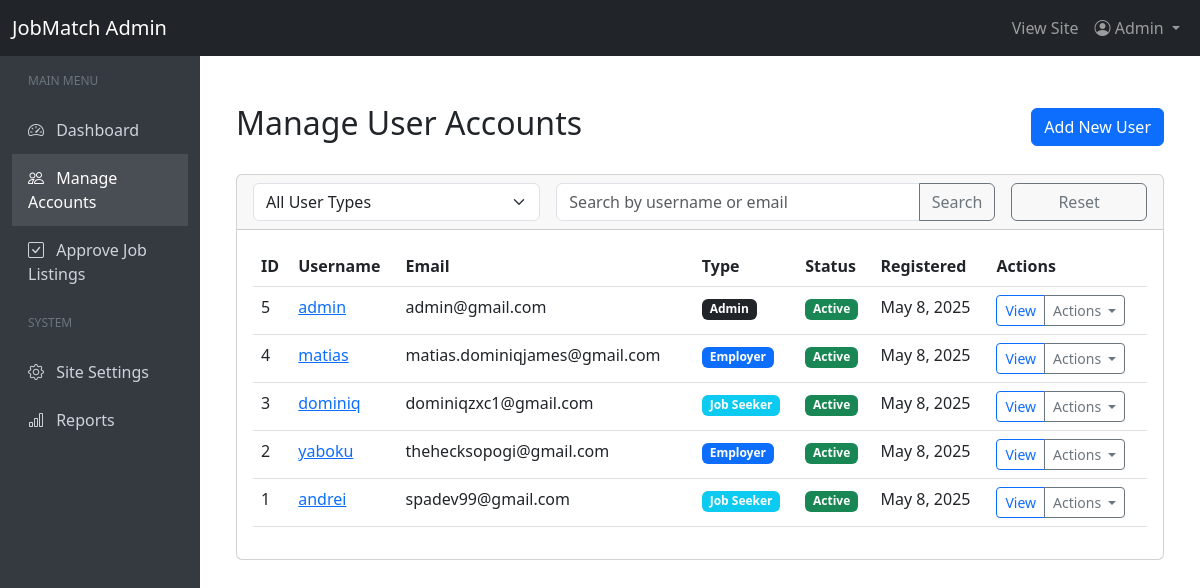
Screenshot of /admin/manage-accounts.php (signed in) with the database file from the repository.
### tables this page shows
CREATE TABLE `users` (
  `id` int(11) NOT NULL,
  `username` varchar(50) NOT NULL,
  `password` varchar(255) NOT NULL,
  `email` varchar(100) NOT NULL,
  `user_type` enum('jobseeker','employer','admin') NOT NULL,
  `created_at` datetime DEFAULT current_timestamp()
);

### includes/admin_functions.php (called while the page is built, shortened)
<?php
function getUsers($filter_type = '', $search_term = '', $limit = 20, $offset = 0) {
    global $conn;
    $sql = "SELECT u.*,
            CASE WHEN EXISTS (
                SELECT 1 FROM user_status us WHERE us.user_id = u.id AND us.status = 'inactive'
            ) THEN 'inactive' ELSE 'active' END as status
            FROM users u";
    $params = [];
    $types = "";
    $sql .= " ORDER BY u.created_at DESC LIMIT ? OFFSET ?";
    $params[] = $limit;
    $params[] = $offset;
    $types .= "ii";
    $stmt = $conn->prepare($sql);
    if (!empty($params)) {
        $stmt->bind_param($types, ...$params);
    }
    $stmt->execute();
    $result = $stmt->get_result();
    $users = [];
    while ($row = $result->fetch_assoc()) {
        $users[] = $row;
    }
    return $users;
}
?>

### admin/manage-accounts.php (the view, shortened to what this page needs)
<?php
require_once '../config/db_connect.php';
require_once '../includes/admin_functions.php';
$page = isset($_GET['page']) ? intval($_GET['page']) : 1;
$limit = 20;
$offset = ($page - 1) * $limit;
$filter_type = isset($_GET['type']) ? $_GET['type'] : '';
$search_term = isset($_GET['search']) ? $_GET['search'] : '';
$users = getUsers($filter_type, $search_term, $limit, $offset);
include '../includes/admin_header.php';
?>
<div class="container-fluid py-4">
    <div class="row">
        <div class="col-md-12 mb-4">
            <div class="d-flex justify-content-between align-items-center">
                <h2>Manage User Accounts</h2>
                <a href="add-user.php" class="btn btn-primary">Add New User</a>
            </div>
        </div>
    </div>
    <div class="card mb-4">
        <div class="card-header">
            <form method="GET" class="row g-3">
                <div class="col-md-4">
                    <select name="type" class="form-select">
                        <option value="">All User Types</option>
                    </select>
                </div>
                <div class="col-md-6">
                    <div class="input-group">
                        <input type="text" class="form-control" name="search" placeholder="Search by username or email" value="<?php echo htmlspecialchars($search_term); ?>">
                        <button class="btn btn-outline-secondary" type="submit">Search</button>
                    </div>
                </div>
                <div class="col-md-2">
                    <a href="manage-accounts.php" class="btn btn-outline-secondary w-100">Reset</a>
                </div>
            </form>
        </div>
        <div class="card-body">
            <div class="table-responsive">
                <table class="table table-hover">
                    <thead>
                        <tr>
                            <th>ID</th>
                            <th>Username</th>
                            <th>Email</th>
                            <th>Type</th>
                            <th>Status</th>
                            <th>Registered</th>
                            <th>Actions</th>
                        </tr>
                    </thead>
                    <tbody>
                        <?php foreach ($users as $user): ?>
                            <tr>
                                <td><?php echo $user['id']; ?></td>
                                <td><a href="user-details.php?id=<?php echo $user['id']; ?>"><?php echo htmlspecialchars($user['username']); ?></a></td>
                                <td><?php echo htmlspecialchars($user['email']); ?></td>
                                <td>
                                    <?php if ($user['user_type'] == 'jobseeker'): ?>
                                        <span class="badge bg-info">Job Seeker</span>
                                    <?php elseif ($user['user_type'] == 'employer'): ?>
                                        <span class="badge bg-primary">Employer</span>
                                    <?php else: ?>
                                        <span class="badge bg-dark">Admin</span>
                                    <?php endif; ?>
                                </td>
                                <td>
                                    <?php if (isset($user['status']) && $user['status'] == 'inactive'): ?>
                                        <span class="badge bg-danger">Inactive</span>
                                    <?php else: ?>
                                        <span class="badge bg-success">Active</span>
                                    <?php endif; ?>
                                </td>
                                <td><?php echo date('M j, Y', strtotime($user['created_at'])); ?></td>
                                <td>
                                    <div class="btn-group btn-group-sm">
                                        <a href="user-details.php?id=<?php echo $user['id']; ?>" class="btn btn-outline-primary">View</a>
                                        <button type="button" class="btn btn-outline-secondary dropdown-toggle" data-bs-toggle="dropdown">
                                            Actions
                                        </button>
                                    </div>
                                </td>
                            </tr>
                        <?php endforeach; ?>
                    </tbody>
                </table>
            </div>
        </div>
    </div>
</div>
<?php include '../includes/admin_footer.php'; ?>

### rows the page displays
users: id "5", username "admin", email "admin@gmail.com", user_type "Admin", created_at "May 8, 2025"
users: id "4", username "matias", email "matias.dominiqjames@gmail.com", user_type "Employer", created_at "May 8, 2025"
users: id "3", username "dominiq", email "dominiqzxc1@gmail.com", user_type "Job Seeker", created_at "May 8, 2025"
users: id "2", username "yaboku", email "thehecksopogi@gmail.com", user_type "Employer", created_at "May 8, 2025"
users: id "1", username "andrei", email "spadev99@gmail.com", user_type "Job Seeker", created_at "May 8, 2025"
